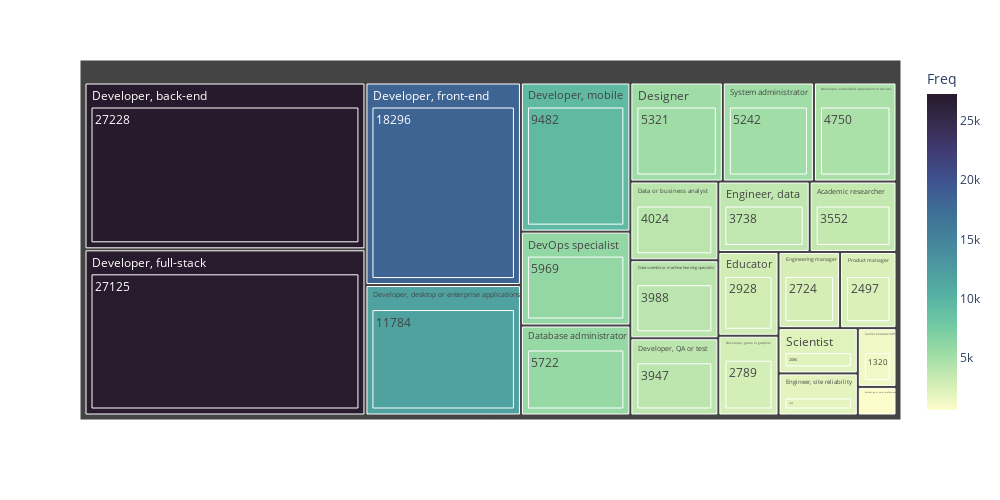

Notebook code cell kept with this figure:
### Code cell
import plotly.express as px
fig = px.treemap(jobs_freq, 
                 path=['Job' ,'Freq'], 
                 color_continuous_scale='deep',
                 values='Freq',color='Freq')

fig.update_layout(width=1000, height=500)
fig.show()

### Figure 1 — Plotly figure (JSON) as saved in the notebook; plotly's stock layout.template omitted (floating-point values rounded to 4 significant figures)
{"data": [{"branchvalues": "total", "customdata": [[642], [1320], [1940], [2086], [2497], [2724], [2789], [2928], [3552], [3738], [3947], [3988], [4024], [4750], [5242], [5321], [5722], [5969], [9482], [11784], [18296], [27125], [27228], [3552], [4024], [3988], [5722], [5321], [5969], [3947], [27228], [11784], [4750], [18296], [27125], [2789], [9482], [2928], [3738], [1940], [2724], [642], [2497], [2086], [1320], [5242]], "domain": {"x": [0, 1], "y": [0, 1]}, "hovertemplate": "labels=%{label}<br>Freq_sum=%{value}<br>parent=%{parent}<br>id=%{id}<br>Freq=%{color}<extra></extra>", "ids": ["Marketing or sales professional/642", "Senior executive/VP/1320", "Engineer, site reliability/1940", "Scientist/2086", "Product manager/2497", "Engineering manager/2724", "Developer, game or graphics/2789", "Educator/2928", "Academic researcher/3552", "Engineer, data/3738", "Developer, QA or test/3947", "Data scientist or machine learning specialist/3988", "Data or business analyst/4024", "Developer, embedded applications or devices/4750", "System administrator/5242", "Designer/5321", "Database administrator/5722", "DevOps specialist/5969", "Developer, mobile/9482", "Developer, desktop or enterprise applications/11784", "Developer, front-end/18296", "Developer, full-stack/27125", "Developer, back-end/27228", "Academic researcher", "Data or business analyst", "Data scientist or machine learning specialist", "Database administrator", "Designer", "DevOps specialist", "Developer, QA or test", "Developer, back-end", "Developer, desktop or enterprise applications", "Developer, embedded applications or devices", "Developer, front-end", "Developer, full-stack", "Developer, game or graphics", "Developer, mobile", "Educator", "Engineer, data", "Engineer, site reliability", "Engineering manager", "Marketing or sales professional", "Product manager", "Scientist", "Senior executive/VP", "System administrator"], "labels": ["642", "1320", "1940", "2086", "2497", "2724", "2789", "2928", "3552", "3738", "3947", "3988", "4024", "4750", "5242", "5321", "5722", "5969", "9482", "11784", "18296", "27125", "27228", "Academic researcher", "Data or business analyst", "Data scientist or machine learning specialist", "Database administrator", "Designer", "DevOps specialist", "Developer, QA or test", "Developer, back-end", "Developer, desktop or enterprise applications", "Developer, embedded applications or devices", "Developer, front-end", "Developer, full-stack", "Developer, game or graphics", "Developer, mobile", "Educator", "Engineer, data", "Engineer, site reliability", "Engineering manager", "Marketing or sales professional", "Product manager", "Scientist", "Senior executive/VP", "System administrator"], "marker": {"coloraxis": "coloraxis", "colors": [642, 1320, 1940, 2086, 2497, 2724, 2789, 2928, 3552, 3738, 3947, 3988, 4024, 4750, 5242, 5321, 5722, 5969, 9482, 11784, 18296, 27125, 27228, 3552, 4024, 3988, 5722, 5321, 5969, 3947, 27228, 11784, 4750, 18296, 27125, 2789, 9482, 2928, 3738, 1940, 2724, 642, 2497, 2086, 1320, 5242]}, "name": "", "parents": ["Marketing or sales professional", "Senior executive/VP", "Engineer, site reliability", "Scientist", "Product manager", "Engineering manager", "Developer, game or graphics", "Educator", "Academic researcher", "Engineer, data", "Developer, QA or test", "Data scientist or machine learning specialist", "Data or business analyst", "Developer, embedded applications or devices", "System administrator", "Designer", "Database administrator", "DevOps specialist", "Developer, mobile", "Developer, desktop or enterprise applications", "Developer, front-end", "Developer, full-stack", "Developer, back-end", "", "", "", "", "", "", "", "", "", "", "", "", "", "", "", "", "", "", "", "", "", "", ""], "type": "treemap", "values": [642, 1320, 1940, 2086, 2497, 2724, 2789, 2928, 3552, 3738, 3947, 3988, 4024, 4750, 5242, 5321, 5722, 5969, 9482, 11784, 18296, 27125, 27228, 3552, 4024, 3988, 5722, 5321, 5969, 3947, 27228, 11784, 4750, 18296, 27125, 2789, 9482, 2928, 3738, 1940, 2724, 642, 2497, 2086, 1320, 5242]}], "layout": {"coloraxis": {"colorbar": {"title": {"text": "Freq"}}, "colorscale": [[0, "rgb(253, 253, 204)"], [0.09091, "rgb(206, 236, 179)"], [0.1818, "rgb(156, 219, 165)"], [0.2727, "rgb(111, 201, 163)"], [0.3636, "rgb(86, 177, 163)"], [0.4545, "rgb(76, 153, 160)"], [0.5455, "rgb(68, 130, 155)"], [0.6364, "rgb(62, 108, 150)"], [0.7273, "rgb(62, 82, 143)"], [0.8182, "rgb(64, 60, 115)"], [0.9091, "rgb(54, 43, 77)"], [1, "rgb(39, 26, 44)"]]}, "height": 500, "legend": {"tracegroupgap": 0}, "margin": {"t": 60}, "width": 1000}}
